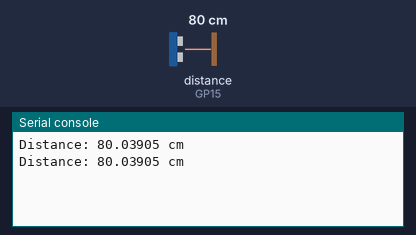
Recording of a program running on a simulated Raspberry Pi Pico running MicroPython. On the bench: the last lines printed to the serial console. The test bench sets the inputs (shaded band); at power-on: distance to the obstacle (sensor on GP15) 80 cm. The echo pulse lasts 58.3 µs per cm.

Above: at 1.2 s.
1.3 s: distance to the obstacle (sensor on GP15) set to 2 cm
At 2.6 s:
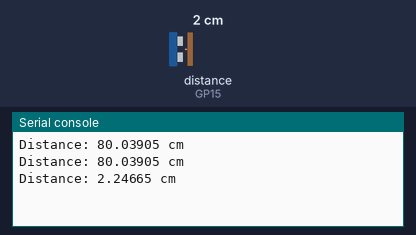
2.8 s: distance to the obstacle (sensor on GP15) set to 4 cm
At 3.5 s:
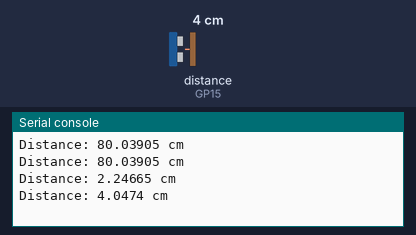
Timing chart, 0 to 5.8 s (numbered marks = the images above; inputs shaded):
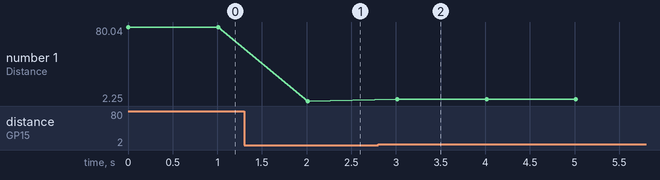

The program:

Ultrasonic.py
```python
import machine
import utime

# Define GPIO pins
TRIG_PIN = 14
ECHO_PIN = 15

# Initialize GPIO pins
trig = machine.Pin(TRIG_PIN, machine.Pin.OUT)
echo = machine.Pin(ECHO_PIN, machine.Pin.IN)

# Function to measure distance
def measure_distance():
    # Send a 10us pulse to trigger the sensor
    trig.high()
    utime.sleep_us(10)
    trig.low()

    # Wait for the echo signal to go high
    while echo.value() == 0:
        pulse_start = utime.ticks_us()

    # Wait for the echo signal to go low
    while echo.value() == 1:
        pulse_end = utime.ticks_us()

    # Calculate duration of pulse
    pulse_duration = pulse_end - pulse_start

    # Speed of sound is approximately 343m/s
    # Dividing by 2 accounts for round trip
    distance = (pulse_duration * 343) / 2 / 10000  # Convert to centimeters
    return distance

# Main loop
while True:
    distance = measure_distance()
    print("Distance:", distance, "cm")
    utime.sleep(1)  # Delay between measurements
```

Measured:
- after the input at 1.3 s, the serial console: prints a new line after 0.71 s (image 1)
- after the input at 2.8 s, the serial console: prints a new line after 0.21 s (image 2)
- plotted number 1: 80.04 → 2.25 after the input at 1.3 s, 2.25 → 4.05 after the input at 2.8 s
